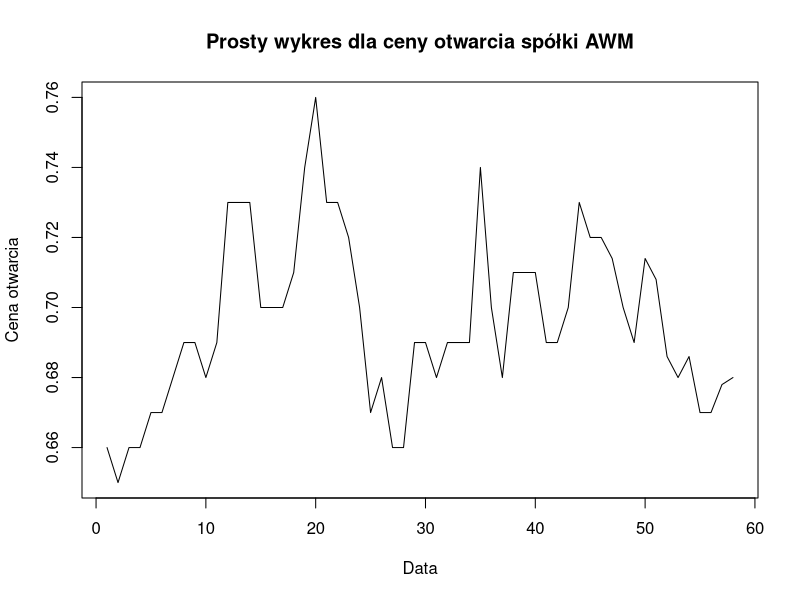
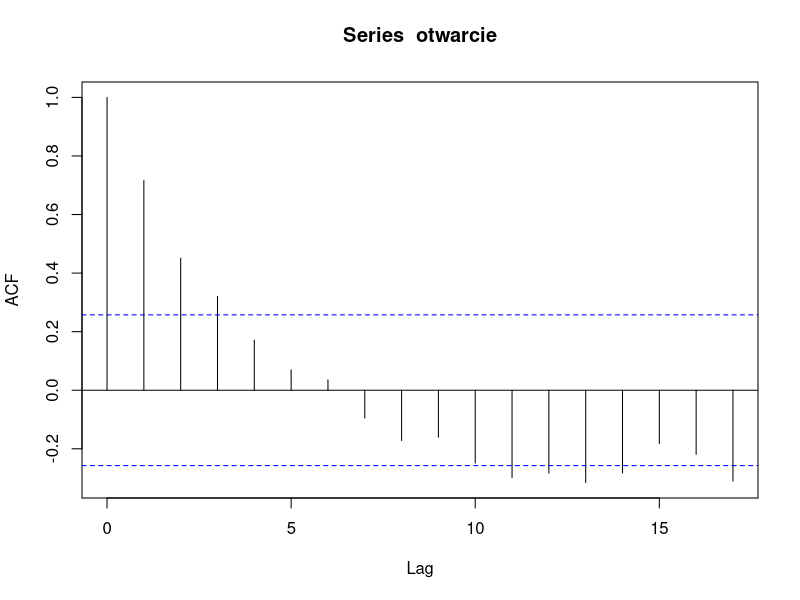
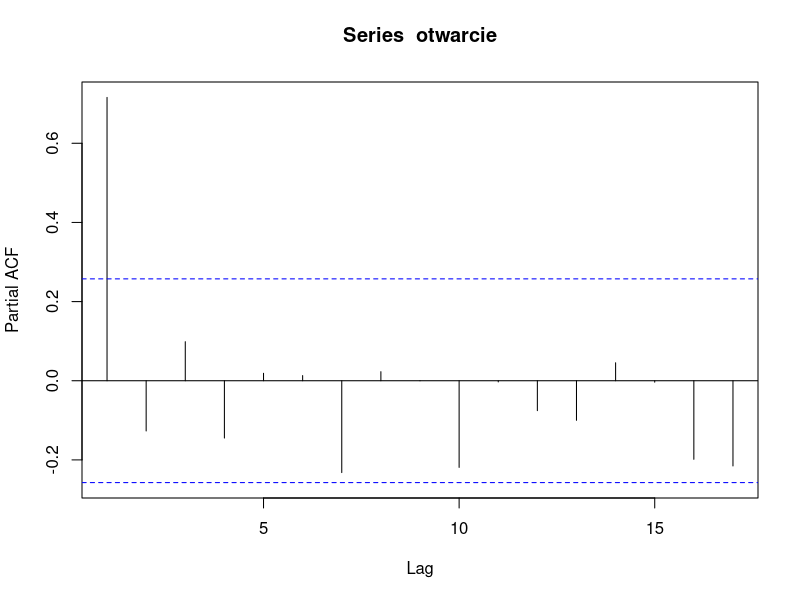
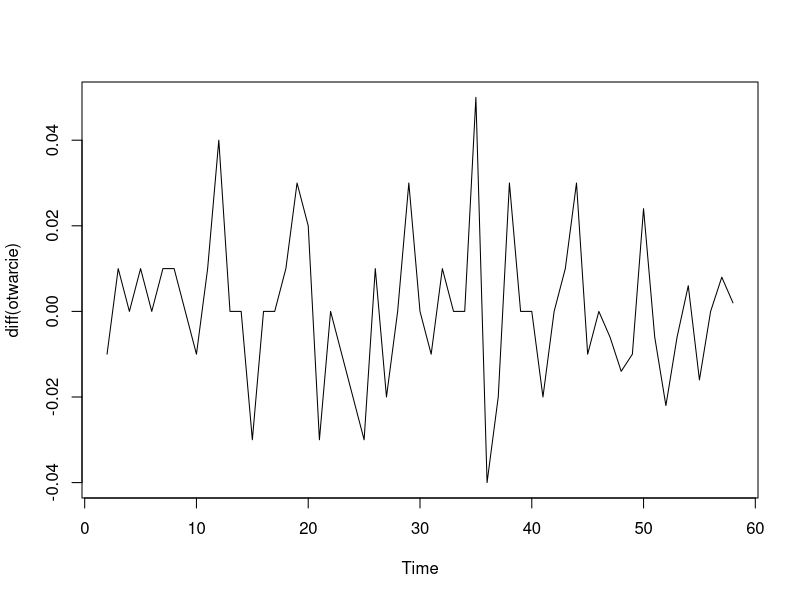
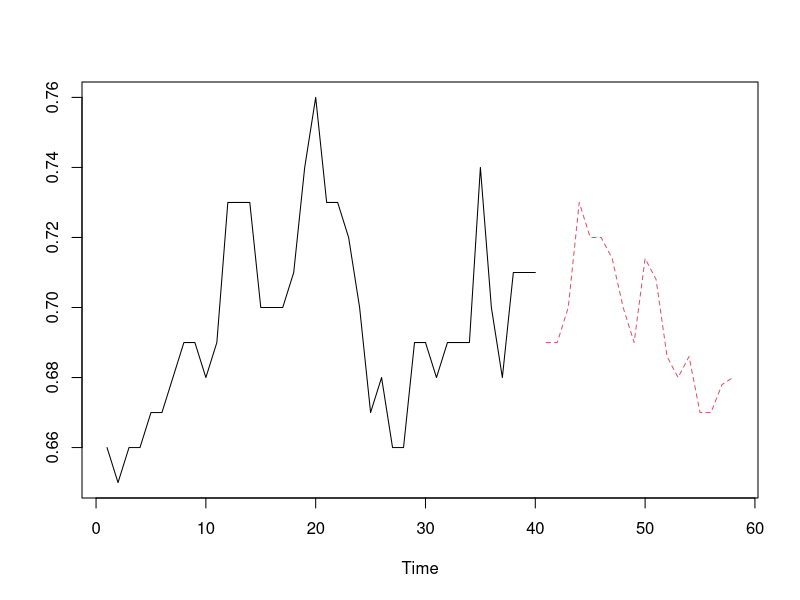
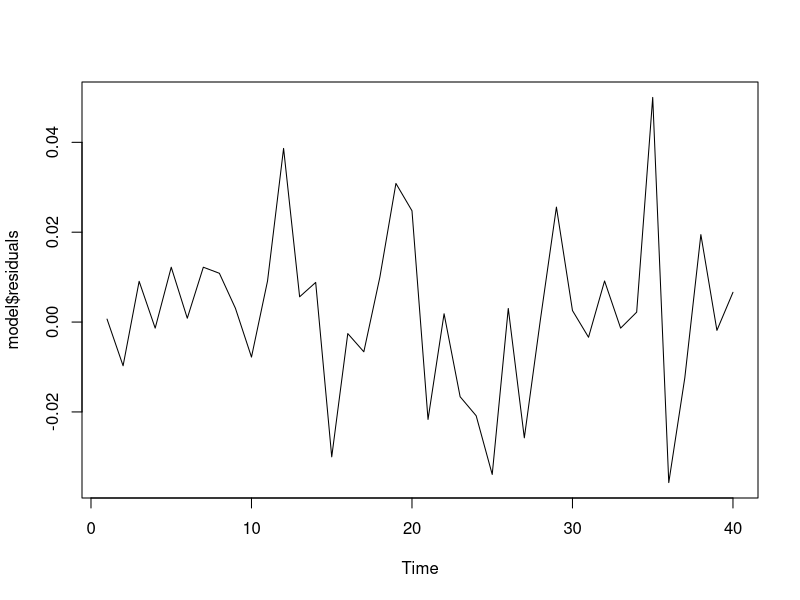
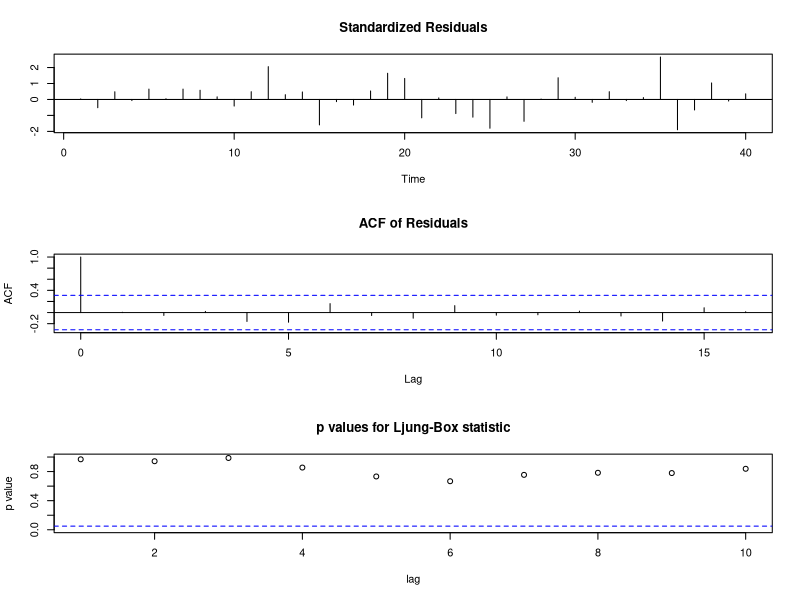
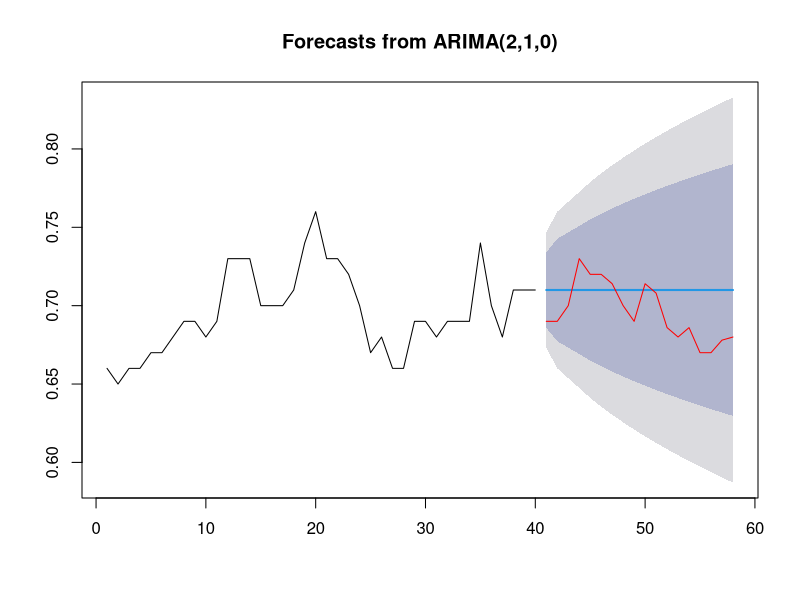

Source code (R) for these figures, in order:
## ---- chunk 1
knitr::opts_chunk$set(echo = TRUE)
## ---- chunk 2
library(forecast)
library(readxl)
dane <- read_excel("mczarkowska-gpw-awm.xlsx")[1:5]
head(dane)
## ---- chunk 3
otwarcie=dane$Otwarcie
data=dane$Data
## ---- chunk 4
otwarcie=ts(otwarcie, frequency=1)
dates=as.Date(data, format='%Y-%m-%d')
sessional_otwarcie=ts(otwarcie,frequency = 5)
## ---- chunk 5
plot(otwarcie, xlab="Data",ylab="Cena otwarcia", main="Prosty wykres dla ceny otwarcia spółki AWM")
## ---- chunk 6
acf(otwarcie)
## ---- chunk 7
pacf(otwarcie)
## ---- chunk 8
plot(diff(otwarcie))
## ---- chunk 9
length(otwarcie)
uczacy<-window(otwarcie, end = 40)
uczacy
testowy<-window(otwarcie, start = 41)
testowy
## ---- chunk 10
ts.plot(uczacy, testowy, col=1:2, lty=c(1,2))
## ---- chunk 11
model<-Arima(uczacy, order = c(2,1,0))
summary(model)
## ---- chunk 12
model1<-Arima(uczacy, order=c(0,1,1))
summary(model1)
## ---- chunk 13
model2<- Arima(uczacy, order=c(1,2,2))
summary(model2)
## ---- chunk 14
plot(model$residuals)
tsdiag(model)
## ---- chunk 15
prog=forecast(model, h=length(testowy))
prog
## ---- chunk 16
prog1=forecast(model1, h=length(testowy))
prog1
## ---- chunk 17
prog2<- forecast(model2, h=length(testowy))
prog2
## ---- chunk 18
plot(prog)
lines(testowy,col="red")
## ---- chunk 19
plot(prog1)
lines(testowy,col="red")
## ---- chunk 20
plot(prog2)
lines(testowy,col="red")
## ---- chunk 21
bl_ar=mean((prog$mean-testowy)^2)
bl_ar
bl_ma=mean((prog1$mean-testowy)^2)
bl_ma
bl_arima=mean((prog2$mean-testowy)^2)
bl_arima
